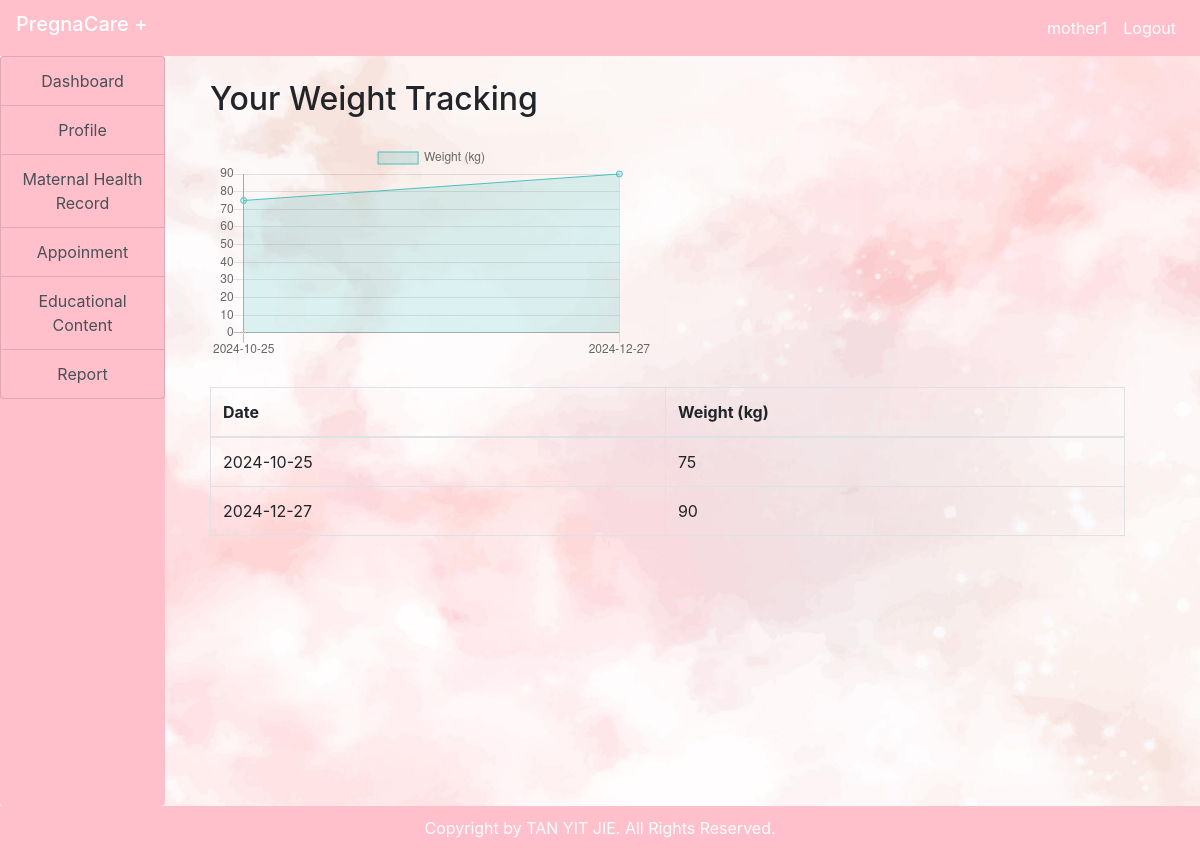
The page /mother/maternal_health.php (signed in) on the database its author committed.
### tables this page shows
CREATE TABLE `weight_measurements` (
  `id` int(11) NOT NULL,
  `mother_id` int(11) NOT NULL,
  `date` date NOT NULL,
  `weight` int(11) NOT NULL
);

### mother/maternal_health.php (the view, shortened to what this page needs)
<!DOCTYPE html>
<html lang="en">
<head>
    <link href="https://stackpath.bootstrapcdn.com/bootstrap/4.5.2/css/bootstrap.min.css" rel="stylesheet">
</head>
<body style="background-image: url(img/background1.jpg);background-repeat:no-repeat; background-size:cover;">
<?php
include("../include/header.php");
include("../include/connection.php");
$motherid = (int)$_SESSION['mother_id'];
$weightQuery = "SELECT * FROM weight_measurements WHERE mother_id = '$motherid' ORDER BY date";
$result = mysqli_query($connect, $weightQuery);
$weightData = array();
while ($row = mysqli_fetch_assoc($result)) {
    $row['date'] = date('Y-m-d', strtotime($row['date']));
    $weightData[] = $row;
}
?>
<div class="container-fluid">
    <div class="col-md-12">
        <div class="row">
        <div class="col-md-2" style="margin-left: -30px;">
                <?php include("sidenav.php"); ?>
            </div>
            <div class="col-md-10">
            <div class="container-fluid">
                    <div class="row">
                    <div class="col-md-6">
                <h2 class="my-4">Your Weight Tracking</h2>
                <div class="my-4">
                    <canvas id="weightChart"></canvas>
                </div>
            </div>
            <div class="col-md-12">
                <div class="table-responsive">
                    <table class="table table-bordered">
                        <thead>
                        <tr>
                            <th>Date</th>
                            <th>Weight (kg)</th>
                        </tr>
                        </thead>
                        <tbody>
                        <?php foreach ($weightData as $data): ?>
                            <tr>
                                <td><?php echo $data['date']; ?></td>
                                <td><?php echo $data['weight']; ?></td>
                            </tr>
                        <?php endforeach; ?>
                        </tbody>
                    </table>
                </div>
            </div>
        </div>
    </div>
</div>
</div>
</div>
</div>
<script>
    // Initialize arrays to store date and weight data
    var dateData = <?php echo isset($weightData) ? json_encode(array_column($weightData, 'date')) : '[]'; ?>;
    var weightData = <?php echo isset($weightData) ? json_encode(array_column($weightData, 'weight')) : '[]'; ?>;
    // Initialize the weight chart
    var ctx = document.getElementById('weightChart').getContext('2d');
    var weightChart = new Chart(ctx, {
        type: 'line',
        data: {
            labels: dateData,
            datasets: [{
                label: 'Weight (kg)',
                data: weightData,
                borderColor: 'rgba(75, 192, 192, 1)',
                backgroundColor: 'rgba(75, 192, 192, 0.2)',
                borderWidth: 1
            }]
        },
        options: {
            scales: {
                yAxes: [{
                    ticks: {
                        beginAtZero: true
                    }
                }]
            }
        }
    });
    // Function to update chart data
    function updateWeightChart() {
        // Update chart data with the stored arrays
        weightChart.data.labels = dateData;
        weightChart.data.datasets[0].data = weightData;
        weightChart.update();
    }
    // Call the function to update the chart
    updateWeightChart();
</script>
<div class="footer">
        <p>Copyright by TAN YIT JIE. All Rights Reserved.</p>
    </div>
</body>
</html>

### mother/maternal_health.php (style rules this page uses)
html, body { height: 100%; margin: 0; padding: 0; overflow: auto; }
.container-fluid { height: fit-content; overflow: auto; }
.row { height: 100%; }
.footer { background-color: pink; padding: 10px; color: white; text-align: center; }

### rows shown on the page
weight_measurements: date "2024-10-25", weight "75"
weight_measurements: date "2024-12-27", weight "90"

### other values the page prints
$user "mother1"
chart data {{ json_encode(array_column($weightData, 'date')) }} ["2024-10-25","2024-12-27"]
chart data {{ json_encode(array_column($weightData, 'weight')) }} ["75","90"]
